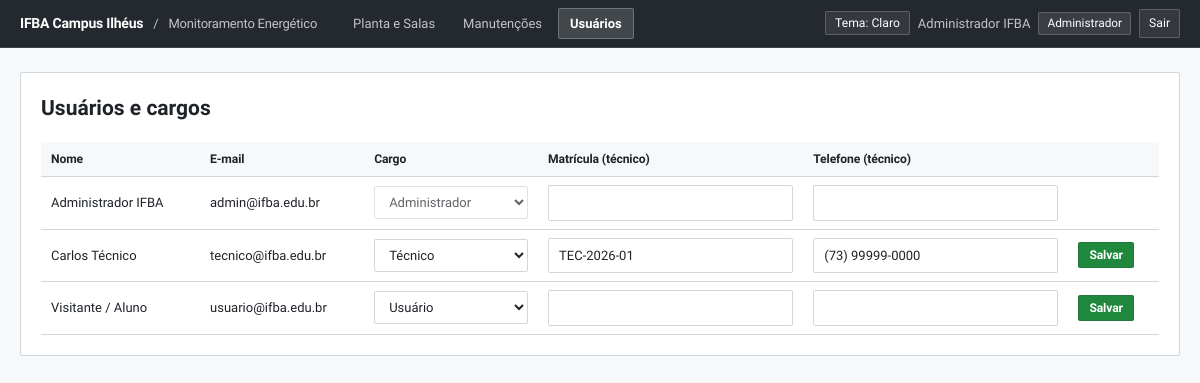
The page /usuarios.php (signed in) on the database its author committed.
### tables this page shows
CREATE TABLE usuario (
  codigo_usuario INT PRIMARY KEY AUTO_INCREMENT,
  nome VARCHAR(100) NOT NULL,
  email VARCHAR(100) NOT NULL UNIQUE,
  senha VARCHAR(255) NOT NULL,
  situacao VARCHAR(30) DEFAULT 'Ativo'
);

CREATE TABLE tecnico (
  codigo_usuario INT PRIMARY KEY,
  matricula VARCHAR(30) NOT NULL,
  telefone VARCHAR(20),
  FOREIGN KEY (codigo_usuario) REFERENCES usuario(codigo_usuario) ON DELETE CASCADE
);

### usuarios.php (the view, shortened to what this page needs)
<?php
require 'auth.php';
$u = exigir_cargo(['Administrador']);
$lista = $conexao->query("SELECT u.codigo_usuario, u.nome, u.email, t.matricula, t.telefone,
    CASE WHEN a.codigo_usuario IS NOT NULL THEN 'Administrador' WHEN t.codigo_usuario IS NOT NULL THEN 'Técnico' ELSE 'Usuário' END cargo
    FROM usuario u LEFT JOIN adm a USING(codigo_usuario) LEFT JOIN tecnico t USING(codigo_usuario) ORDER BY u.nome")->fetch_all(MYSQLI_ASSOC);
?>
<!DOCTYPE html><html lang="pt-BR"><head><meta charset="UTF-8"><meta name="viewport" content="width=device-width, initial-scale=1.0">
<title>Usuários | IFBA Campus Ilhéus</title><link rel="stylesheet" href="style.css?v=7"></head>
<body>
<?= navbar($u, 'usuarios.php') ?>
<div class="wrap"><div id="msg"></div>
<div class="card"><h2 style="margin-top:0">Usuários e cargos</h2>
<table>
  <tr><th>Nome</th><th>E-mail</th><th>Cargo</th><th>Matrícula (técnico)</th><th>Telefone (técnico)</th><th></th></tr>
  <?php foreach ($lista as $l): $eu = $l['codigo_usuario'] == $u['id']; ?>
  <tr data-id="<?= $l['codigo_usuario'] ?>">
    <td><?= h($l['nome']) ?></td><td><?= h($l['email']) ?></td>
    <td><select name="cargo" <?= $eu ? 'disabled' : '' ?>>
      <?php foreach (['Usuário','Técnico','Administrador'] as $c): ?><option <?= $c === $l['cargo'] ? 'selected' : '' ?>><?= $c ?></option><?php endforeach; ?>
    </select></td>
    <td><input name="matricula" value="<?= h($l['matricula']) ?>"></td>
    <td><input name="telefone" value="<?= h($l['telefone']) ?>"></td>
    <td><?php if (!$eu): ?><button class="btn sm">Salvar</button><?php endif; ?></td>
  </tr>
  <?php endforeach; ?>
</table></div></div>
</body></html>

### auth.php (shortened to what this page needs)
<?php
function h($v) { return htmlspecialchars((string)$v, ENT_QUOTES, 'UTF-8'); }
function usuario_logado(): ?array { return $_SESSION['usuario'] ?? null; }
function exigir_login(): array {
    $u = usuario_logado();
    return $u;
}
function exigir_cargo(array $cargos): array {
    $u = exigir_login();
    return $u;
}
function navbar(array $u, string $ativo): string {
    $links = ['index.php' => 'Planta e Salas', 'relatorios.php' => 'Manutenções'];
    if ($u['cargo'] === 'Administrador') $links['usuarios.php'] = 'Usuários';
    $scriptTema = '<script>(function(){var t=localStorage.getItem("ifba_theme")||"light";document.documentElement.setAttribute("data-theme",t);window.alternarTema=function(){var n=document.documentElement.getAttribute("data-theme")==="dark"?"light":"dark";document.documentElement.setAttribute("data-theme",n);localStorage.setItem("ifba_theme",n);var b=document.getElementById("btnTema");if(b)b.textContent=n==="dark"?"Tema: Escuro":"Tema: Claro";window.dispatchEvent(new CustomEvent("ifba-theme-change",{detail:n}));};window.addEventListener("DOMContentLoaded",function(){var b=document.getElementById("btnTema");if(b)b.textContent=(document.documentElement.getAttribute("data-theme")==="dark")?"Tema: Escuro":"Tema: Claro";});})();</script>';
    $html = $scriptTema . '<header class="top"><div class="brand">IFBA Campus Ilhéus <span class="brand-sep">/</span> <span>Monitoramento Energético</span></div><nav>';
    foreach ($links as $href => $txt) $html .= '<a href="'.$href.'"'.($ativo === $href ? ' class="on"' : '').'>'.$txt.'</a>';
    return $html.'</nav><div class="me"><button type="button" id="btnTema" class="theme-toggle" onclick="alternarTema()">Tema: Claro</button> <span>'.h($u['nome']).'</span> <em>'.h($u['cargo']).'</em> <a href="logout.php">Sair</a></div></header>';
}

### style.css (style rules this page uses)
:root { --bg: #f6f8fa; --bg-elevated: #ffffff; --card: #f6f8fa; --card-hover: #eaeef2; --line: #d0d7de; --line-strong: #8c959f; --txt: #1f2328; --mut: #59636e; --header-bg: #24292f; --header-txt: #ffffff; --header-mut: rgba(255, 255, 255, 0.72); --header-line: #3b434b; --btn-primary-bg: #1f883d; --btn-primary-hover: #1a7f37; --btn-primary-txt: #ffffff; --inv-bg: #1f2328; --inv-txt: #ffffff; --inv-hover: #32383f; --acc-text: #1a7f37; --ac: #0969da; --err: #cf222e; --warn: #9a6700; --stage-bg: #eaeef2; --map-bg: #f6f8fa; --room-bg: #ffffff; --room-ac-bg: #ddf4ff; --room-ac-border: #54aeff; --room-sel-bg: #dafbe1; --room-sel-border: #1f883d; --room-kwh-bg: #0969da; --room-kwh-txt: #ffffff; --est-cor-bg: #eaeef2; --est-rampa-bg: #dce3ea; --font-sans: 'Schibsted Grotesk', -apple-system, BlinkMacSystemFont, 'Segoe UI', sans-serif; --font-mono: 'JetBrains Mono', ui-monospace, 'Cascadia Code', monospace; --radius-sm: 2px; --radius-md: 2px; --radius-lg: 2px; --ease-snap: cubic-bezier(0.16, 1, 0.3, 1); }
*, *::before, *::after { box-sizing: border-box; }
body { margin: 0; font-family: var(--font-sans); font-size: 0.875rem; line-height: 1.5; background: var(--bg); color: var(--txt); caret-color: var(--ac); -webkit-font-smoothing: antialiased; }
a { color: var(--ac); text-decoration: none; text-underline-offset: 3px; }
header.top { height: 48px; padding: 0 20px; background: var(--header-bg); border-bottom: 1px solid var(--header-line); display: flex; gap: 24px; align-items: center; position: sticky; top: 0; z-index: 25; }
header.top .brand { display: inline-flex; align-items: baseline; gap: 10px; font-weight: 700; font-size: 0.875rem; letter-spacing: -0.015em; color: var(--header-txt); }
header.top .brand-sep { color: var(--header-mut); font-weight: 400; }
header.top .brand span { color: var(--header-mut); font-weight: 400; font-size: 0.8125rem; }
header.top nav { display: flex; gap: 4px; flex: 1; }
header.top nav a { color: var(--header-mut); text-decoration: none; padding: 5px 11px; border-radius: var(--radius-sm); border: 1px solid transparent; font-size: 0.8125rem; font-weight: 500; transition: color 140ms var(--ease-snap), background 140ms var(--ease-snap), border-color 140ms var(--ease-snap); }
header.top nav a.on { background: rgba(255, 255, 255, 0.14); color: var(--header-txt); border-color: rgba(255, 255, 255, 0.24); font-weight: 600; }
header.top .me { color: var(--header-mut); font-size: 0.8125rem; display: flex; align-items: center; gap: 8px; }
header.top .me em { background: rgba(255, 255, 255, 0.1); color: var(--header-txt); border: 1px solid rgba(255, 255, 255, 0.2); font-style: normal; font-size: 0.74rem; font-weight: 500; padding: 2px 8px; border-radius: var(--radius-sm); }
header.top .me a, .theme-toggle { background: rgba(255, 255, 255, 0.08); color: var(--header-txt); font-family: var(--font-sans); font-size: 0.76rem; font-weight: 500; text-decoration: none; padding: 4px 9px; border-radius: var(--radius-sm); border: 1px solid rgba(255, 255, 255, 0.2); cursor: pointer; }
.wrap { padding: 24px 20px; max-width: 1280px; margin: auto; }
.card { background: var(--bg-elevated); border: 1px solid var(--line); border-radius: var(--radius-lg); padding: 20px; margin-bottom: 18px; }
table { width: 100%; border-collapse: collapse; font-size: 0.8125rem; font-variant-numeric: tabular-nums; }
th, td { padding: 8px 10px; border-bottom: 1px solid var(--line); text-align: left; }
th { color: var(--txt); font-weight: 600; background: var(--card); font-size: 0.76rem; letter-spacing: -0.01em; }
input, select, textarea { width: 100%; background: var(--bg-elevated); color: var(--txt); border: 1px solid var(--line); border-radius: var(--radius-sm); padding: 7px 10px; font: inherit; font-size: 0.8125rem; transition: border-color 140ms var(--ease-snap); }
.btn { background: var(--btn-primary-bg); color: var(--btn-primary-txt); border: 1px solid rgba(31, 35, 40, 0.15); border-radius: var(--radius-sm); padding: 7px 13px; font-family: var(--font-sans); font-size: 0.8125rem; font-weight: 600; letter-spacing: -0.01em; cursor: pointer; display: inline-flex; align-items: center; justify-content: center; gap: 6px; transition: background 140ms var(--ease-snap), color 140ms var(--ease-snap), border-color 140ms var(--ease-snap); }
.btn.sm { padding: 5px 10px; font-size: 0.76rem; }

### rows shown on the page
usuario: nome "Administrador IFBA", email "admin@ifba.edu.br", cargo "Administrador"
tecnico: codigo_usuario.nome "Carlos Técnico", codigo_usuario.email "tecnico@ifba.edu.br", cargo "Técnico", matricula "TEC-2026-01", telefone "(73) 99999-0000", shows "Salvar"
usuario: nome "Visitante / Aluno", email "usuario@ifba.edu.br", cargo "Usuário", shows "Salvar"

### other values the page prints
$txt "Planta e Salas"
$txt "Manutenções"
$txt "Usuários"
$u['cargo'] "Administrador"
